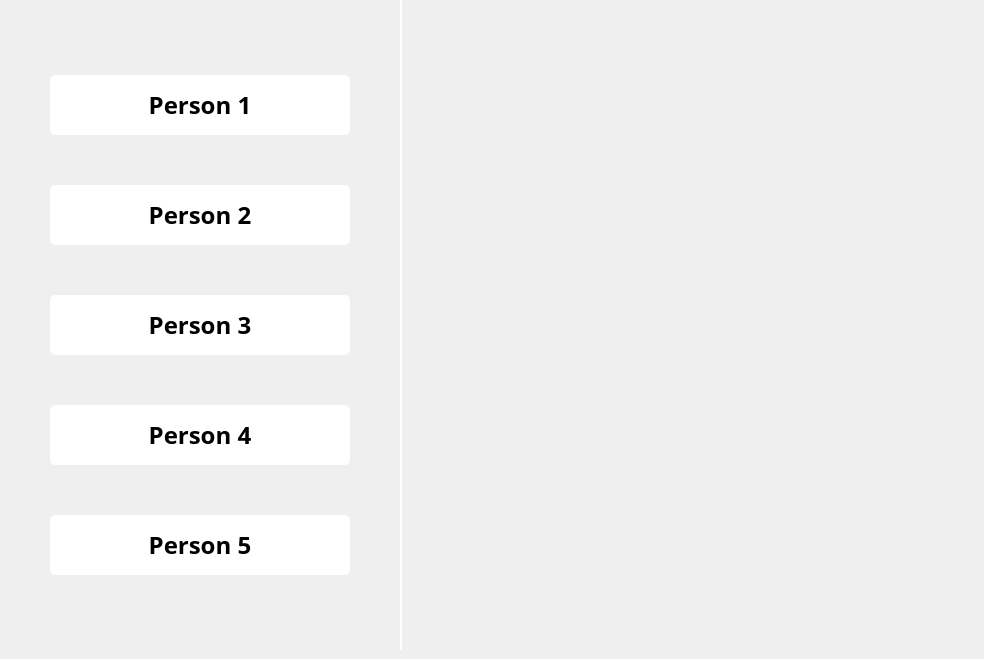
    <widget class="QWidget" name="PhoneTab">
     <attribute name="icon">
      <iconset resource="source.qrc">
       <normaloff>:/NotificationPanel/icons/PhoneTabIcon.png</normaloff>:/NotificationPanel/icons/PhoneTabIcon.png</iconset>
     </attribute>
     <attribute name="title">
      <string/>
     </attribute>
     <widget class="QLabel" name="Person1Button">
      <property name="geometry">
       <rect>
        <x>50</x>
        <y>75</y>
        <width>300</width>
        <height>60</height>
       </rect>
      </property>
      <property name="styleSheet">
       <string notr="true">font-family: Plus Jakarta Sans;
font-style: normal;
font-weight: 500;
font-size: 24px;
line-height: 30px;
border-radius:5px;
color: rgb(0, 0, 0);
background-color: rgb(255, 255, 255);</string>
      </property>
      <property name="text">
       <string>Person 1</string>
      </property>
      <property name="alignment">
       <set>Qt::AlignCenter</set>
      </property>
     </widget>
     <widget class="QLabel" name="Person2Button">
      <property name="geometry">
       <rect>
        <x>50</x>
        <y>185</y>
        <width>300</width>
        <height>60</height>
       </rect>
      </property>
      <property name="styleSheet">
       <string notr="true">font-family: Plus Jakarta Sans;
font-style: normal;
font-weight: 500;
font-size: 24px;
line-height: 30px;
border-radius:5px;
color: rgb(0, 0, 0);
background-color: rgb(255, 255, 255);</string>
      </property>
      <property name="text">
       <string>Person 2</string>
      </property>
      <property name="alignment">
       <set>Qt::AlignCenter</set>
      </property>
     </widget>
     <widget class="QLabel" name="Person3Button">
      <property name="geometry">
       <rect>
        <x>50</x>
        <y>295</y>
        <width>300</width>
        <height>60</height>
       </rect>
      </property>
      <property name="styleSheet">
       <string notr="true">font-family: Plus Jakarta Sans;
font-style: normal;
font-weight: 500;
font-size: 24px;
line-height: 30px;
border-radius:5px;
color: rgb(0, 0, 0);
background-color: rgb(255, 255, 255);</string>
      </property>
      <property name="text">
       <string>Person 3</string>
      </property>
      <property name="alignment">
       <set>Qt::AlignCenter</set>
      </property>
     </widget>
     <widget class="QLabel" name="Person4Button">
      <property name="geometry">
       <rect>
        <x>50</x>
        <y>405</y>
        <width>300</width>
        <height>60</height>
       </rect>
      </property>
      <property name="styleSheet">
       <string notr="true">font-family: Plus Jakarta Sans;
font-style: normal;
font-weight: 500;
font-size: 24px;
line-height: 30px;
border-radius:5px;
color: rgb(0, 0, 0);
background-color: rgb(255, 255, 255);</string>
      </property>
      <property name="text">
       <string>Person 4</string>
      </property>
      <property name="alignment">
       <set>Qt::AlignCenter</set>
      </property>
     </widget>
     <widget class="QLabel" name="Person5Button">
      <property name="geometry">
       <rect>
        <x>50</x>
        <y>515</y>
        <width>300</width>
        <height>60</height>
       </rect>
      </property>
      <property name="styleSheet">
       <string notr="true">font-family: Plus Jakarta Sans;
font-style: normal;
font-weight: 500;
font-size: 24px;
line-height: 30px;
border-radius:5px;
color: rgb(0, 0, 0);
background-color: rgb(255, 255, 255);</string>
      </property>
      <property name="text">
       <string>Person 5</string>
      </property>
      <property name="alignment">
       <set>Qt::AlignCenter</set>
      </property>
     </widget>
     <widget class="Line" name="PhoneTabLine">
      <property name="geometry">
       <rect>
        <x>400</x>
        <y>0</y>
        <width>2</width>
        <height>650</height>
       </rect>
      </property>
      <property name="styleSheet">
       <string notr="true">color: rgb(255, 255, 255);</string>
      </property>
      <property name="frameShadow">
       <enum>QFrame::Plain</enum>
      </property>
      <property name="lineWidth">
       <number>2</number>
      </property>
      <property name="orientation">
       <enum>Qt::Vertical</enum>
      </property>
     </widget>
     <widget class="QLabel" name="PhoneBGImage">
      <property name="geometry">
       <rect>
        <x>575</x>
        <y>125</y>
        <width>400</width>
        <height>400</height>
       </rect>
      </property>
      <property name="text">
       <string/>
      </property>
      <property name="pixmap">
       <pixmap resource="source.qrc">:/NotificationPanel/icons/PhoneIcon.png</pixmap>
      </property>
     </widget>
    </widget>
